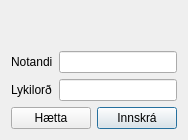
<?xml version="1.0" encoding="UTF-8"?>
<ui version="4.0">
 <class>LoginForm</class>
 <widget class="QDialog" name="LoginForm">
  <property name="geometry">
   <rect>
    <x>0</x>
    <y>0</y>
    <width>282</width>
    <height>355</height>
   </rect>
  </property>
  <property name="windowTitle">
   <string>Hraun Hótel - Innskráning</string>
  </property>
  <property name="inputMethodHints">
   <set>Qt::ImhNone</set>
  </property>
  <layout class="QVBoxLayout" name="verticalLayout_2">
   <property name="sizeConstraint">
    <enum>QLayout::SetFixedSize</enum>
   </property>
   <item>
    <layout class="QVBoxLayout" name="verticalLayout">
     <item alignment="Qt::AlignHCenter|Qt::AlignVCenter">
      <widget class="QLabel" name="logo">
       <property name="text">
        <string/>
       </property>
       <property name="pixmap">
        <pixmap resource="../resources/icons.qrc">:/Logo150.png</pixmap>
       </property>
      </widget>
     </item>
    </layout>
   </item>
   <item>
    <layout class="QHBoxLayout" name="horizontalLayout">
     <property name="topMargin">
      <number>20</number>
     </property>
     <item>
      <layout class="QVBoxLayout" name="verticalLayout_3">
       <item>
        <widget class="QLabel" name="labelUser">
         <property name="text">
          <string>Notandi</string>
         </property>
        </widget>
       </item>
       <item>
        <widget class="QLabel" name="labelPass">
         <property name="text">
          <string>Lykilorð</string>
         </property>
        </widget>
       </item>
      </layout>
     </item>
     <item>
      <layout class="QVBoxLayout" name="verticalLayout_4">
       <item>
        <widget class="QLineEdit" name="lineEditUser"/>
       </item>
       <item>
        <widget class="QLineEdit" name="lineEditPass"/>
       </item>
      </layout>
     </item>
    </layout>
   </item>
   <item>
    <layout class="QHBoxLayout" name="horizontalLayout_4">
     <item>
      <widget class="QPushButton" name="btncancellogin">
       <property name="focusPolicy">
        <enum>Qt::NoFocus</enum>
       </property>
       <property name="text">
        <string>Hætta</string>
       </property>
      </widget>
     </item>
     <item>
      <widget class="QPushButton" name="btnlogin">
       <property name="focusPolicy">
        <enum>Qt::StrongFocus</enum>
       </property>
       <property name="text">
        <string>Innskrá</string>
       </property>
      </widget>
     </item>
    </layout>
   </item>
  </layout>
 </widget>
 <resources>
  <include location="../resources/icons.qrc"/>
 </resources>
 <connections/>
</ui>
